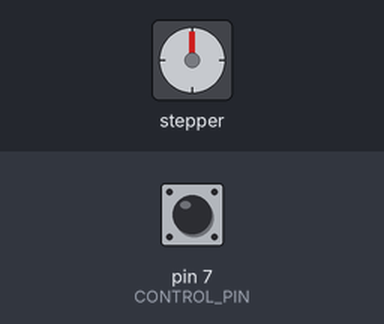
Recording of a sketch running on a simulated Arduino Uno, built with avr-gcc and run on an emulated ATmega328P. Shown: stepper motor. The inputs (shaded band) are chosen by the test bench; at power-on: pin 7 (CONTROL_PIN) LOW. Stepper angles assume 6400 steps per turn; what the sketch prints to the serial monitor is not drawn.

Above: at 1.3 s.
1.4 s: pin 7 (CONTROL_PIN) driven HIGH
At 3.02 s:
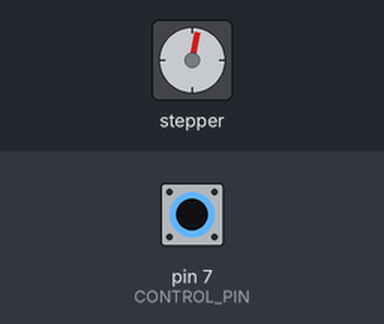
4.4 s: pin 7 (CONTROL_PIN) driven LOW
6.1 s: pin 7 (CONTROL_PIN) driven HIGH
At 6.39 s:
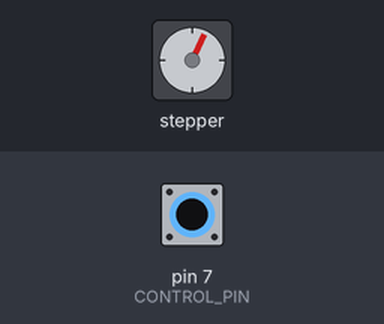
9.1 s: pin 7 (CONTROL_PIN) driven LOW
At 9.1 s:
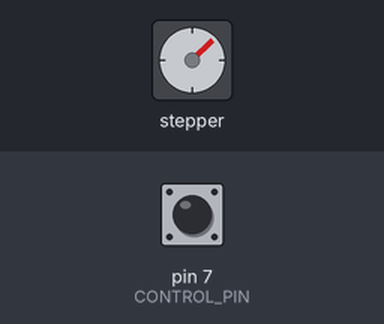
10.9 s: pin 7 (CONTROL_PIN) driven HIGH
At 12.72 s:
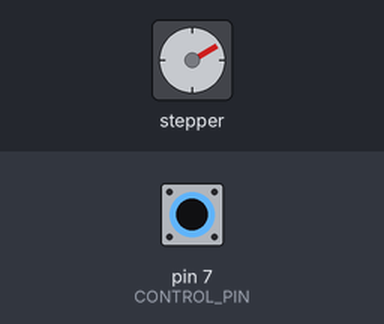
13.9 s: pin 7 (CONTROL_PIN) pulsed LOW 2 times (0.12 s each, 0.3 s apart)
Timing chart, 0 to 22.2 s (numbered marks = the images above; inputs shaded):
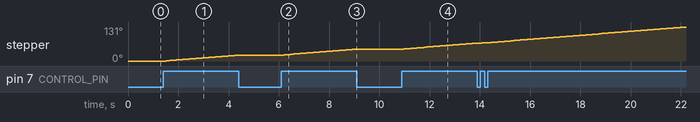

The sketch:

6400microstep.ino
```cpp
#include <AccelStepper.h>

// ────────────────────────────────────────────────
// Configuration – adjust these values as needed
// ────────────────────────────────────────────────
const uint8_t CONTROL_PIN       = 7;      // Digital input pin (HIGH = run, LOW = stop)
const uint8_t stepPin           = 6;
const uint8_t dirPin            = 5;
const uint8_t motorInterfaceType = 1;

const float TARGET_RPM          = 10.0;
const float STEPS_PER_REVOLUTION = 6400.0;

// For reporting position
unsigned long lastReport         = 0;
const unsigned long REPORT_INTERVAL_MS = 2;

// ────────────────────────────────────────────────
AccelStepper stepper = AccelStepper(motorInterfaceType, stepPin, dirPin);

void setup() {
  Serial.begin(9600);
  delay(100);
  Serial.flush();
  while (!Serial) { ; }
  //while (!Serial1) { ; }

  // Configure the control input pin
  pinMode(CONTROL_PIN, INPUT);           // Use INPUT_PULLUP if your signal is open-drain / active-low

  // Stepper configuration
  stepper.setMaxSpeed(12800.0);
  stepper.setAcceleration(6400.0);

  float stepsPerSecond = TARGET_RPM * STEPS_PER_REVOLUTION / 60.0;
  stepper.setSpeed(stepsPerSecond);

  stepper.setMinPulseWidth(5);

  Serial.println("Stepper ready runs only when control pin is HIGH");
  Serial.print  ("Control pin: ");
  Serial.println(CONTROL_PIN);
}

void loop() {
  // Read the control signal once per loop iteration
  bool shouldRun = (digitalRead(CONTROL_PIN) == HIGH);

  if (shouldRun) {
    stepper.runSpeed();   // Only generate steps when requested
  }
  // When shouldRun == false → runSpeed() is skipped → motor stops smoothly
  // (no abrupt halt; it simply stops sending pulses)

  // ────────────────────────────────
  // Position reporting (unchanged)
  // ────────────────────────────────
  unsigned long now = millis();
  if (now - lastReport >= REPORT_INTERVAL_MS) {
    lastReport = now;

    long pos = stepper.currentPosition();

    // Binary packet:  0x67  0x50  [int32 LE]  0x55
    Serial.write(0x67);
    Serial.write(0x50);                   // packet type = Position

    Serial.write(static_cast<byte>(pos >>  0));
    Serial.write(static_cast<byte>(pos >>  8));
    Serial.write(static_cast<byte>(pos >> 16));
    Serial.write(static_cast<byte>(pos >> 24));

    Serial.write(0x55);                   // end marker
  }
}
```

Measured:
- after the input at 1.4 s, stepper: keeps turning clockwise at about 8°/s, starting after 0.13 s
- after the input at 4.4 s, stepper: stops changing and stays 23°
- after the input at 6.1 s, stepper: keeps turning clockwise at about 8°/s, starting after 0.10 s
- after the input at 9.1 s, stepper: stops changing and stays 46°
- after the input at 10.9 s, stepper: keeps turning clockwise at about 8°/s, starting after 0.08 s
